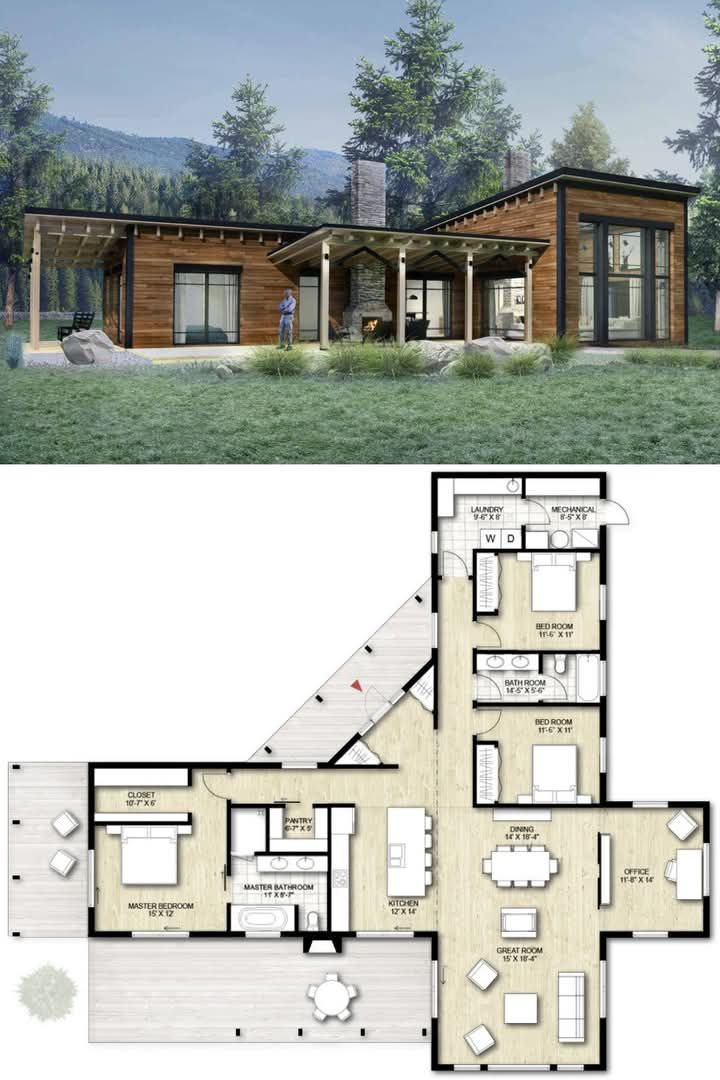
#> input picture floor_plans/fp_emmy.jpg, 720 x 1080 px; its folder holds only this picture in this run
$ python -i Image_raw.py   (imports and definitions only)
#> lines starting #> are read from the running program, lines starting #| are printed output that depends on the picture; after the words box and inside, x2 and y2 are one past the last pixel; in counts of white or black regions, pixels touching at a corner belong together
### floor_plan_reader/math/vector.py
import math


class Vector:

    def __init__(self, direction: tuple[float, float]):
        if (not isinstance(direction, (tuple, list))) or len(direction) != 2:
            raise TypeError("direction must be a (dx, dy) 2D tuple or list")
        self.direction = direction
        self.length = 1

    @staticmethod
    def make_from(other):
        return Vector(other.direction)

    def copy(self):
        return Vector(self.direction)

    def __hash__(self):
        """Hash the vector based on its direction."""
        return hash(self.direction)

    # [5 lines left out: function __eq__, not called in this run]

    def __repr__(self):
        """String representation of the vector."""
        return f"Vector(direction={self.direction}, length={self.length})"

    # [26 lines left out: functions __add__, __sub__, __mul__, not called in this run]

    def calculate_length(self):
        """Calculate the length (magnitude) of the vector."""
        return math.sqrt(self.direction[0] ** 2 + self.direction[1] ** 2)

    # [10 lines left out: function get_normal, not called in this run]

    def normalize(self):
        """Normalize the vector to have a length of 1."""
        length = math.hypot(self.direction[0], self.direction[1])
        if length < 1e-8:
            raise ValueError("Cannot normalize a vector with near-zero length.")

        self.direction = (self.direction[0] / length, self.direction[1] / length)
        self.length = 1
        return self

    # [12 lines left out: function scale, not called in this run]

    def dot_product(self, other):
        """Calculate the dot product with another vector."""
        return self.direction[0] * other.direction[0] + self.direction[1] * other.direction[1]

    # [23 lines left out: functions distance, angle_between, project, not called in this run]

    def opposite(self):
        """Return a new vector in the opposite direction without modifying the original."""
        return Vector((-self.direction[0], -self.direction[1]))

    def dx(self):
        return self.direction[0]

    def dy(self):
        return self.direction[1]

    # [54 lines left out: functions distance_to_line, distance_from_point_on_normal, not called in this run]

    def distance_to_line_segment(self, point, segment_start, segment_end):
        pass

    def __add__(self, other):
        """Add another vector to this vector."""
        return Vector((self.direction[0] + other.direction[0], self.direction[1] + other.direction[1]))

    # [5 lines left out: function __sub__, not called in this run]

    def __mul__(self, scalar):
        """Multiply the vector by a scalar."""
        return Vector((self.direction[0] * scalar, self.direction[1] * scalar))

    # [5 lines left out: function __truediv__, not called in this run]

    def __repr__(self):
        """String representation of the vector."""
        return f"Vector(direction={self.direction}, length={self.length})"

### floor_plans/Image_raw.py
import copy
import math
from collections import defaultdict
from math import radians, cos, sin, degrees, atan2, hypot
from math import hypot

from pygame import font
from shapely.affinity import translate, rotate
from shapely.geometry import Point
import cv2
import numpy as np
import pygame
from matplotlib.collections import PatchCollection
from shapely import Polygon, box, LineString

from matplotlib.patches import Polygon as MplPolygon

from floor_plan_reader.math.Constants import Constants
from floor_plan_reader.math.collision_box import CollisionBox
from floor_plan_reader.math.vector import Vector


def extract_wall_polygons(image_path, darkness_threshold=30, min_area=20):
    """
    Extract wall shapes (drawn in black) from an image, even if blurred or low-res.

    Args:
        image_path (str): Path to the input image.
        darkness_threshold (int): Max brightness to consider a pixel part of a wall (0–255).
        min_area (int): Minimum area (in pixels) for a polygon to be considered valid.

    Returns:
        List[Polygon]: List of Shapely polygons representing wall contours.
    """
    # Step 1: Load and convert to grayscale
    img = cv2.imread(image_path)
    gray = cv2.cvtColor(img, cv2.COLOR_BGR2GRAY)

    # Step 2: Threshold to detect "almost black"
    _, mask = cv2.threshold(gray, darkness_threshold, 255, cv2.THRESH_BINARY_INV)

    # Step 3: Morphological closing to absorb bleed
    kernel = cv2.getStructuringElement(cv2.MORPH_RECT, (3, 3))
    closed = cv2.morphologyEx(mask, cv2.MORPH_CLOSE, kernel)

    # Step 4: Find contours
    contours, _ = cv2.findContours(closed, cv2.RETR_EXTERNAL, cv2.CHAIN_APPROX_SIMPLE)

    # Step 5: Convert contours to Shapely polygons
    polygons = []
    for contour in contours:
        if len(contour) >= 3:
            coords = [(int(pt[0][0]), int(pt[0][1])) for pt in contour]
            poly = Polygon(coords)
            if poly.is_valid and poly.area >= min_area:
                polygons.append(poly)

    return polygons


# [1 line not run here, left out]
# [1 line that did not run here, left out]

# Define threshold for "almost black"
# [1 line that did not run here, left out]

kernel = cv2.getStructuringElement(cv2.MORPH_RECT, (3, 3))
# [1 line that did not run here, left out]

# [1 line that did not run here, left out]
min_area = 20  # discard small dots

# [1 line that did not run here, left out]
# [6 lines not run here, left out]

# [1 line that did not run here, left out]

import matplotlib.pyplot as plt


# [16 lines left out: function preview_polygons, not called in this run]


# [1 line not run here, left out]


# [81 lines left out: functions snap_angle, get_normalized_direction, make_wall_rectangle, decompose_polygon_to_rectangles, not called in this run]


# [1 line not run here, left out]
font = pygame.font.SysFont(None, 24)


# [87 lines left out: functions draw_wall_rectangles_pygame, grow_rectangle, not called in this run]


rectangles = []


def generate_directions_45():
    angles = [math.radians(a) for a in range(0, 360, 45)]
    return [(round(math.cos(a), 6), round(math.sin(a), 6)) for a in angles]


DIRECTIONS_8 = generate_directions_45()


# [510 lines left out: functions grow_polygon_along_direction, grow_wall_segment, grow_all_edges, make_wall_rectangle_from_direction, create_seeds, create_seed_rectangles and 10 more, not called in this run]
def sort_corners_from_list(corners, center, d):
    # corners is a list of four points (tuples)
    return sort_corners_local(corners, center, d)


# [194 lines left out: functions extract_top_left_bottom_right, try_all_single_direction_growth, fix_rectangle_order, polygon_from_unsorted_points, rectangle_from_p1p2_direction, not called in this run]


# [30 lines not run here, left out]

>>> result = extract_wall_polygons('fp_emmy.jpg')
#> call 2 of extract_wall_polygons, with image_path = 'fp_emmy.jpg', darkness_threshold = 30, min_area = 20
#> in extract_wall_polygons, img is the input picture: shape (1080, 720, 3); mean B, G, R 177.9, 183.4, 179.6
#> in extract_wall_polygons (call 2), `gray = cv2.cvtColor(img, cv2.COLOR_BGR2GRAY)`:
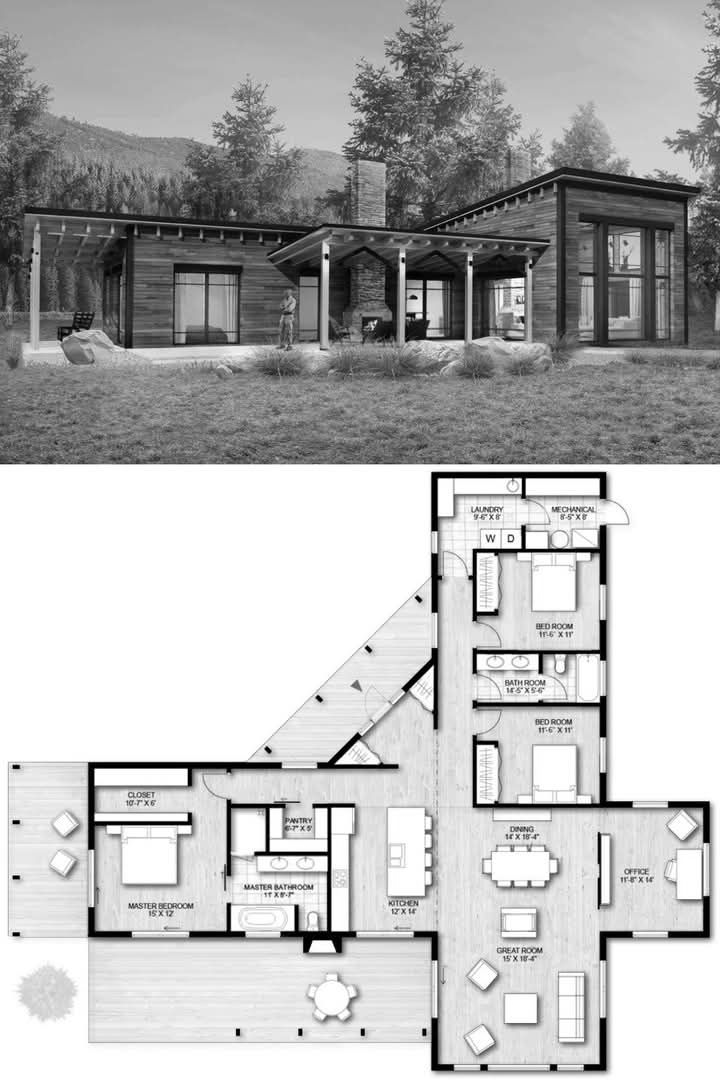
#> gray: shape (1080, 720); min 0, max 255, mean 181.7
#> in extract_wall_polygons (call 2), `_, mask = cv2.threshold(gray, darkness_threshold, 255, cv2.THRESH_BINA..`:
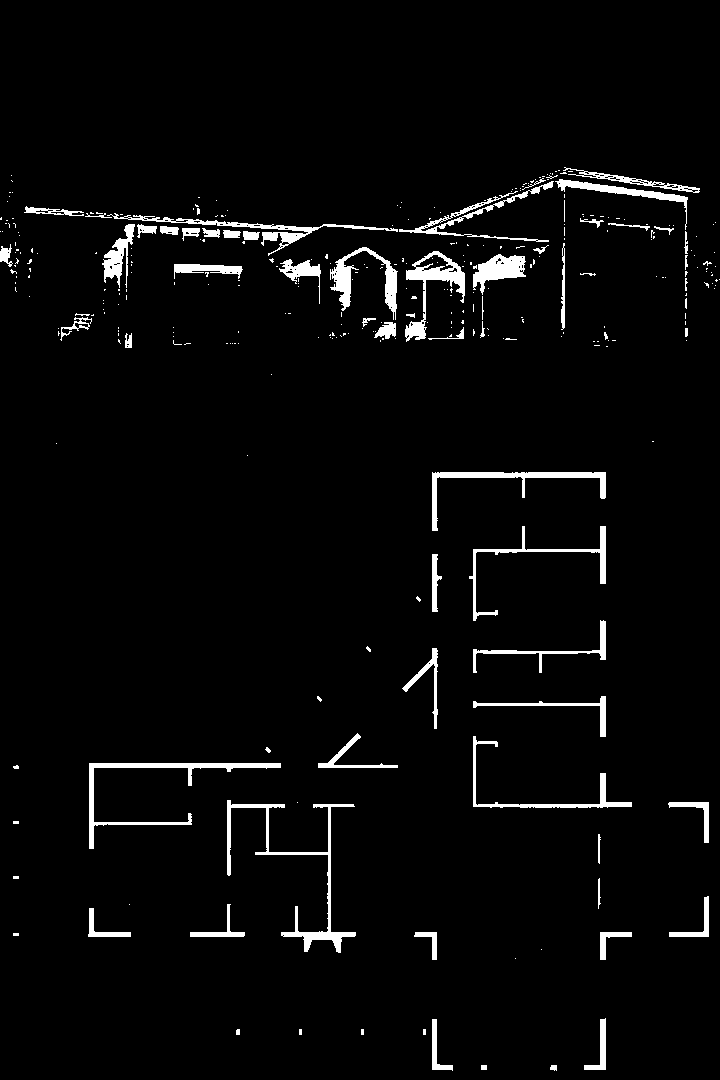
#> mask: shape (1080, 720); 3.4% white; 329 white regions (263 under 20 px), largest, box (x1, y1, x2, y2) and area: (227, 800, 356, 953) 2100, (89, 763, 281, 849) 1787, (432, 472, 606, 531) 1471
#> in extract_wall_polygons (call 2), `closed = cv2.morphologyEx(mask, cv2.MORPH_CLOSE, kernel)`:
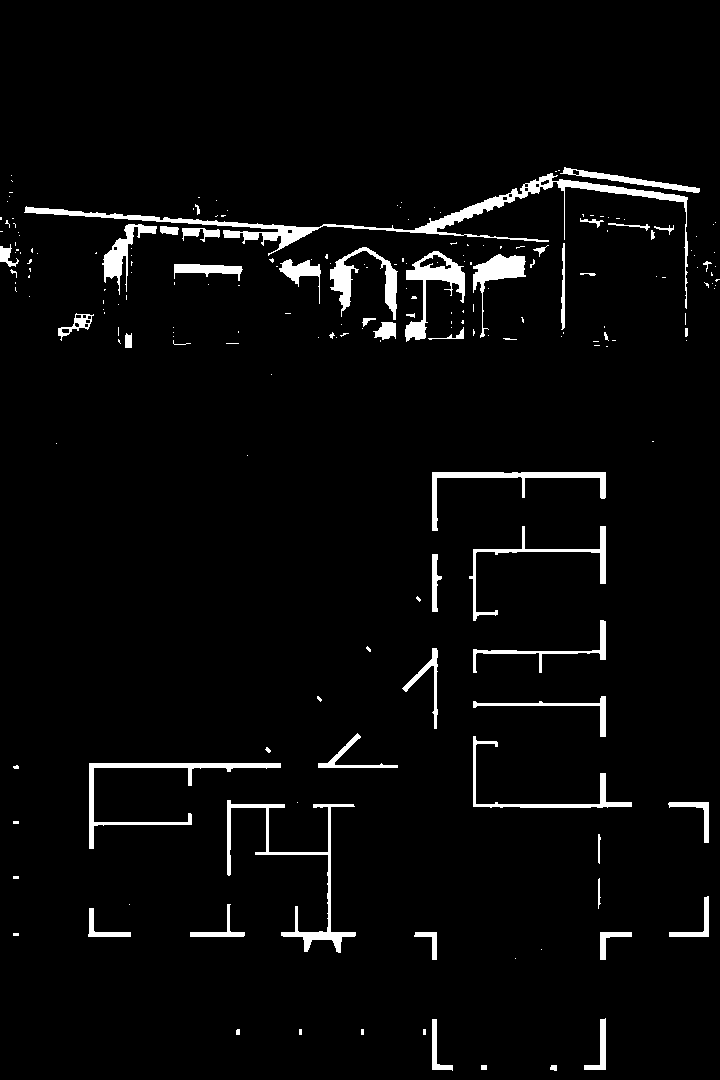
#> closed: shape (1080, 720); 3.7% white; 204 white regions (149 under 20 px)
#> in extract_wall_polygons (call 2), `contours, _ = cv2.findContours(closed, cv2.RETR_EXTERNAL, cv2.CHAIN_AP..`: contours = 203 contours, 160 with area under 20; largest, box (x1, y1, x2, y2) and area: (24, 173, 688, 309) 4132, (405, 251, 465, 342) 1632, (227, 800, 356, 953) 1588, (89, 763, 281, 849) 1394, (330, 247, 398, 320) 1252
#> the loop in extract_wall_polygons (call 2), `for contour in contours:` made 203 passes
#> coords on passes 2, 3, 4, 5, 11, 19, 21, 51, 66, 85, 93: [(481, 1065), (481, 1069), (486, 1069), (486, 1065)], [(423, 1029), (423, 1034), (425, 1034), (425, 1029)], [(361, 1029), (361, 1034), (363, 1034), (363, 1029)], [(299, 1029), (299, 1034), (301, 1034), (301, 1029)], [(13, 933), (13, 935), (18, 935), (18, 933)], [(13, 876), (13, 878), (18, 878), (18, 876)], [(13, 821), (13, 823), (18, 823), (18, 821)], [(118, 339), (118, 341), (120, 343), (119, 342), (119, 340)], [(685, 328), (685, 336), (686, 336), (687, 335), (687, 328)], [(463, 310), (462, 311), (463, 312)], [(104, 289), (104, 290), (105, 289)]
#> contour on passes 9, 10, 16, 23, 39, 40: [[515, 958]], [[541, 949]], [[129, 904]], [[297, 802]], [[247, 455]], [[56, 443]]
#> after the loop in extract_wall_polygons (call 2), `for contour in contours:`: polygons = 24 items
#> result = 24 items

$ run again, on floor_plans/fp2.png
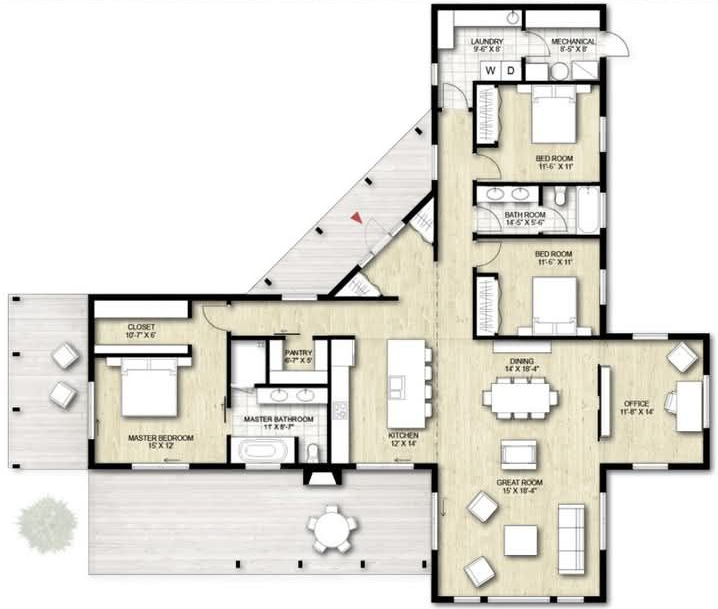
#> input picture floor_plans/fp2.png, 718 x 609 px
#> in extract_wall_polygons, img is the input picture: shape (609, 718, 3); mean B, G, R 219, 225.5, 227.4
#> in extract_wall_polygons, `gray = cv2.cvtColor(img, cv2.COLOR_BGR2GRAY)`:
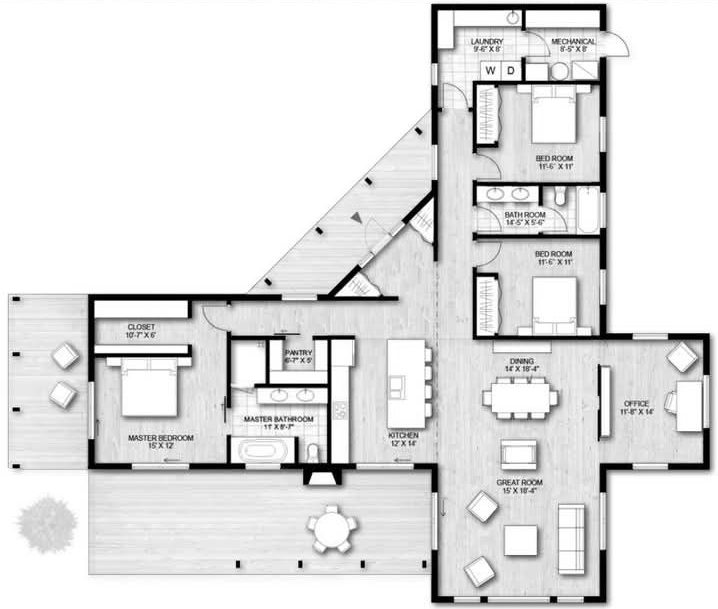
#> gray: shape (609, 718); min 0, max 255, mean 225.4
#> in extract_wall_polygons, `_, mask = cv2.threshold(gray, darkness_threshold, 255, cv2.THRESH_BINA..`:
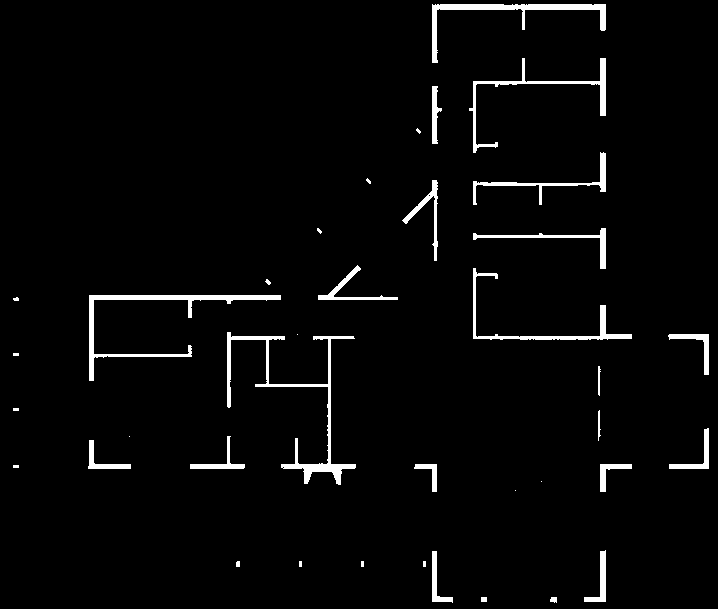
#> mask: shape (609, 718); 3.1% white; 38 white regions (14 under 20 px), largest, box (x1, y1, x2, y2) and area: (227, 332, 356, 485) 2099, (89, 295, 281, 381) 1787, (432, 4, 606, 63) 1471
#> closed: shape (609, 718); 3.1% white; 38 white regions (14 under 20 px)
#> contours = 38 contours, 16 with area under 20; largest, box (x1, y1, x2, y2) and area: (227, 332, 356, 485) 1588, (89, 295, 281, 381) 1394, (432, 4, 606, 63) 1214, (469, 58, 606, 153) 826, (473, 268, 632, 340) 802
#> the loop in extract_wall_polygons, `for contour in contours:` made 38 passes
#> coords on passes 2, 3, 4, 5, 6, 11, 19: [(481, 597), (481, 601), (486, 601), (486, 597)], [(423, 561), (423, 566), (425, 566), (425, 561)], [(361, 561), (361, 566), (363, 566), (363, 561)], [(299, 561), (299, 566), (301, 566), (301, 561)], [(237, 561), (236, 562), (236, 566), (239, 566), (239, 561)], [(13, 465), (13, 467), (18, 467), (18, 465)], [(13, 408), (13, 410), (18, 410), (18, 408)]
#> after the loop in extract_wall_polygons, `for contour in contours:`: polygons = 21 items
#> the loop in extract_wall_polygons (call 2), `for contour in contours:` made 38 passes
